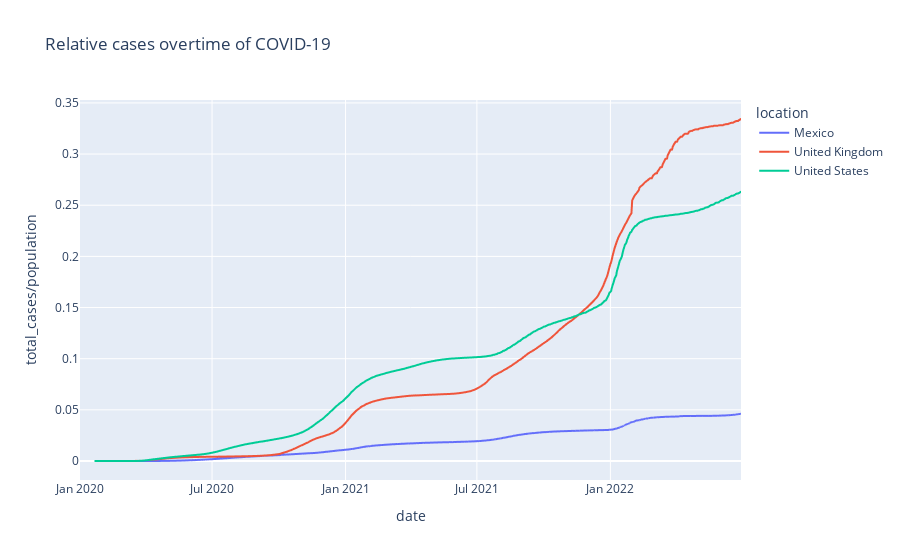

The cell this chart's notebook holds for it:
### Code cell
fig=px.line(pd_list,x="date",y="total_cases/population", color='location',title='Relative cases overtime of COVID-19')
fig.show()

### Figure 1 — Plotly figure (JSON) as saved in the notebook; plotly's stock layout.template omitted (floating-point values rounded to 4 significant figures; data arrays with more than 128 entries replaced by an {"elided": "..."} marker saying what was removed)
{"data": [{"hovertemplate": "location=Mexico<br>date=%{x}<br>total_cases/population=%{y}<extra></extra>", "legendgroup": "Mexico", "line": {"color": "#636efa", "dash": "solid"}, "marker": {"symbol": "circle"}, "mode": "lines", "name": "Mexico", "showlegend": true, "type": "scattergl", "x": {"elided": "912 str values"}, "xaxis": "x", "y": {"elided": "912 float values"}, "yaxis": "y"}, {"hovertemplate": "location=United Kingdom<br>date=%{x}<br>total_cases/population=%{y}<extra></extra>", "legendgroup": "United Kingdom", "line": {"color": "#EF553B", "dash": "solid"}, "marker": {"symbol": "circle"}, "mode": "lines", "name": "United Kingdom", "showlegend": true, "type": "scattergl", "x": {"elided": "882 str values"}, "xaxis": "x", "y": {"elided": "882 float values"}, "yaxis": "y"}, {"hovertemplate": "location=United States<br>date=%{x}<br>total_cases/population=%{y}<extra></extra>", "legendgroup": "United States", "line": {"color": "#00cc96", "dash": "solid"}, "marker": {"symbol": "circle"}, "mode": "lines", "name": "United States", "showlegend": true, "type": "scattergl", "x": {"elided": "891 str values"}, "xaxis": "x", "y": {"elided": "891 float values"}, "yaxis": "y"}], "layout": {"legend": {"title": {"text": "location"}, "tracegroupgap": 0}, "title": {"text": "Relative cases overtime of COVID-19"}, "xaxis": {"anchor": "y", "domain": [0, 1], "title": {"text": "date"}}, "yaxis": {"anchor": "x", "domain": [0, 1], "title": {"text": "total_cases/population"}}}}
